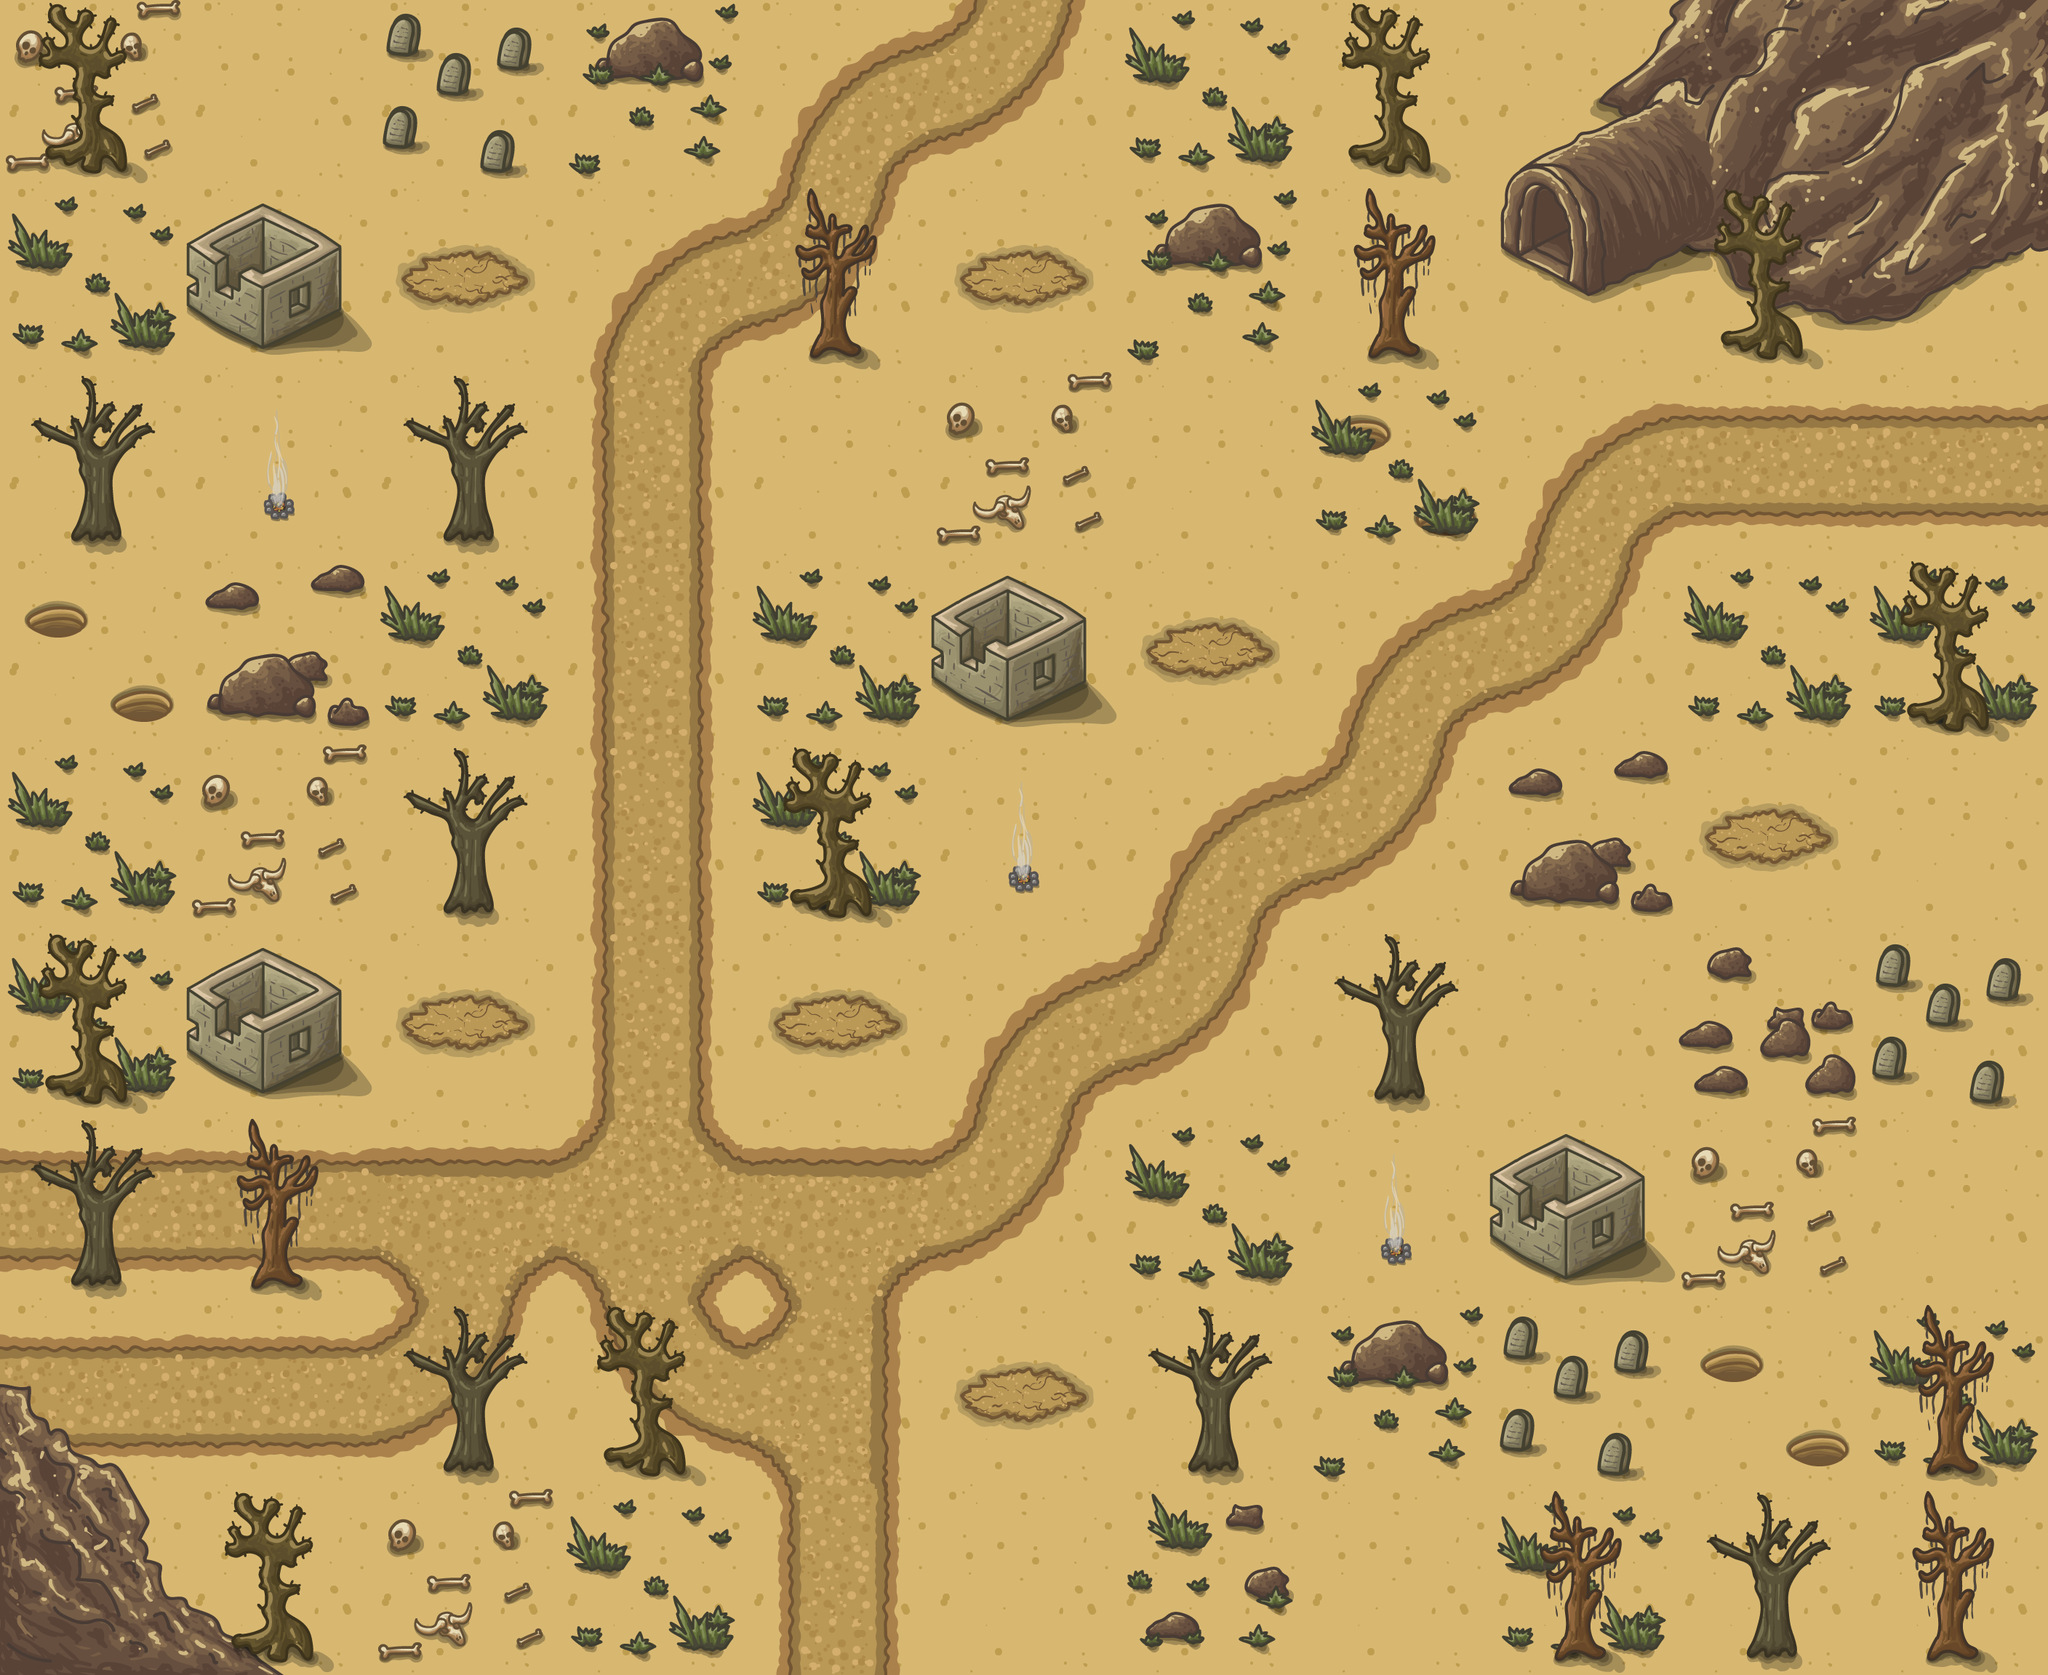

A level layout from a 2D game, rendered from its tile map. Below: a short description, then the map file with its tile-grid data intact:
An orthogonal 11x9 tile map with 256x256 px tiles, 6 tile layers (bg, road, mountains, obj, ...).

<map version="1.5" tiledversion="1.7.2" orientation="orthogonal" renderorder="right-down" width="11" height="9" tilewidth="256" tileheight="256" infinite="0" nextlayerid="8" nextobjectid="1">
 <tileset firstgid="1" name="tail" tilewidth="256" tileheight="256" tilecount="40" columns="0">
  <grid orientation="orthogonal" width="1" height="1" />
  <tile id="0">
   <image width="256" height="256" source="../PNG/tail_1/1.png" />
  </tile>
  <tile id="1">
   <image width="256" height="256" source="../PNG/tail_1/2.png" />
  </tile>
  <tile id="2">
   <image width="256" height="256" source="../PNG/tail_1/3.png" />
  </tile>
  <tile id="3">
   <image width="256" height="256" source="../PNG/tail_1/4.png" />
  </tile>
  <tile id="4">
   <image width="256" height="256" source="../PNG/tail_1/5.png" />
  </tile>
  <tile id="5">
   <image width="256" height="256" source="../PNG/tail_1/6.png" />
  </tile>
  <tile id="6">
   <image width="256" height="256" source="../PNG/tail_1/7.png" />
  </tile>
  <tile id="7">
   <image width="256" height="256" source="../PNG/tail_1/8.png" />
  </tile>
  <tile id="8">
   <image width="256" height="256" source="../PNG/tail_1/9.png" />
  </tile>
  <tile id="9">
   <image width="256" height="256" source="../PNG/tail_1/10.png" />
  </tile>
  <tile id="10">
   <image width="256" height="256" source="../PNG/tail_1/11.png" />
  </tile>
  <tile id="11">
   <image width="256" height="256" source="../PNG/tail_1/12.png" />
  </tile>
  <tile id="12">
   <image width="256" height="256" source="../PNG/tail_1/13.png" />
  </tile>
  <tile id="13">
   <image width="256" height="256" source="../PNG/tail_1/14.png" />
  </tile>
  <tile id="14">
   <image width="256" height="256" source="../PNG/tail_1/15.png" />
  </tile>
  <tile id="15">
   <image width="256" height="256" source="../PNG/tail_1/16.png" />
  </tile>
  <tile id="16">
   <image width="256" height="256" source="../PNG/tail_1/17.png" />
  </tile>
  <tile id="17">
   <image width="256" height="256" source="../PNG/tail_1/18.png" />
  </tile>
  <tile id="18">
   <image width="256" height="256" source="../PNG/tail_1/19.png" />
  </tile>
  <tile id="19">
   <image width="256" height="256" source="../PNG/tail_1/20.png" />
  </tile>
  <tile id="20">
   <image width="256" height="256" source="../PNG/tail_1/21.png" />
  </tile>
  <tile id="21">
   <image width="256" height="256" source="../PNG/tail_1/22.png" />
  </tile>
  <tile id="22">
   <image width="256" height="256" source="../PNG/tail_1/23.png" />
  </tile>
  <tile id="23">
   <image width="256" height="256" source="../PNG/tail_1/24.png" />
  </tile>
  <tile id="24">
   <image width="256" height="256" source="../PNG/tail_1/25.png" />
  </tile>
  <tile id="25">
   <image width="256" height="256" source="../PNG/tail_1/26.png" />
  </tile>
  <tile id="26">
   <image width="256" height="256" source="../PNG/tail_1/27.png" />
  </tile>
  <tile id="27">
   <image width="256" height="256" source="../PNG/tail_1/28.png" />
  </tile>
  <tile id="28">
   <image width="256" height="256" source="../PNG/tail_1/29.png" />
  </tile>
  <tile id="29">
   <image width="256" height="256" source="../PNG/tail_1/30.png" />
  </tile>
  <tile id="30">
   <image width="256" height="256" source="../PNG/tail_1/31.png" />
  </tile>
  <tile id="31">
   <image width="256" height="256" source="../PNG/tail_1/32.png" />
  </tile>
  <tile id="32">
   <image width="256" height="256" source="../PNG/tail_1/33.png" />
  </tile>
  <tile id="33">
   <image width="256" height="256" source="../PNG/tail_1/34.png" />
  </tile>
  <tile id="34">
   <image width="256" height="256" source="../PNG/tail_1/35.png" />
  </tile>
  <tile id="35">
   <image width="256" height="256" source="../PNG/tail_1/36.png" />
  </tile>
  <tile id="36">
   <image width="256" height="256" source="../PNG/tail_1/37.png" />
  </tile>
  <tile id="37">
   <image width="256" height="256" source="../PNG/tail_1/38.png" />
  </tile>
  <tile id="38">
   <image width="256" height="256" source="../PNG/tail_1/39.png" />
  </tile>
  <tile id="39">
   <image width="256" height="256" source="../PNG/tail_1/40.png" />
  </tile>
 </tileset>
 <layer id="4" name="bg" width="11" height="9">
  <data encoding="csv">
13,13,13,13,13,13,13,13,13,13,13,
13,13,13,13,13,13,13,13,13,13,13,
13,13,13,13,13,13,13,13,13,13,13,
13,13,13,13,13,13,13,13,13,13,13,
13,13,13,13,13,13,13,13,13,13,13,
13,13,13,13,13,13,13,13,13,13,13,
13,13,13,13,13,13,13,13,13,13,13,
13,13,13,13,13,13,13,13,13,13,13,
13,13,13,13,13,13,13,13,13,13,13
</data>
 </layer>
 <layer id="1" name="road" width="11" height="9">
  <data encoding="csv">
0,0,0,0,1,4,0,0,0,0,0,
0,0,14,1,4,14,0,0,0,0,0,
0,0,0,5,0,0,0,0,1,6,6,
0,0,0,5,0,0,14,1,4,0,0,
0,0,0,5,0,0,1,4,0,14,0,
0,0,14,5,14,1,4,0,0,0,0,
6,6,7,8,7,4,0,0,0,0,0,
6,6,4,3,2684354567,14,0,0,0,0,0,
0,0,0,0,5,0,0,0,0,0,0
</data>
 </layer>
 <layer id="3" name="mountains" width="11" height="9">
  <data encoding="csv">
0,0,0,0,0,0,0,0,25,26,28,
0,0,0,0,0,0,0,0,24,27,29,
0,0,0,0,0,0,0,0,0,0,0,
0,0,0,0,0,0,0,0,0,0,0,
0,0,0,0,0,0,0,0,0,0,0,
0,0,0,0,0,0,0,0,0,0,0,
0,0,0,0,0,0,0,0,0,0,0,
21,0,0,0,0,0,0,0,0,0,0,
20,22,0,0,0,0,0,0,0,0,0
</data>
 </layer>
 <layer id="5" name="obj" width="11" height="9">
  <data encoding="csv">
36,0,37,0,0,0,0,0,0,0,0,
0,16,0,0,0,0,0,0,0,0,0,
0,17,0,0,0,36,0,23,0,0,0,
23,0,0,0,0,16,0,0,0,0,0,
0,36,0,0,0,17,0,0,0,0,0,
0,16,0,0,0,0,0,0,0,0,37,
0,0,0,0,0,0,0,17,16,36,0,
0,0,0,0,0,0,0,0,37,23,0,
0,0,36,0,0,0,0,0,0,0,0
</data>
 </layer>
 <layer id="7" name="stone/bush" width="11" height="9">
  <data encoding="csv">
0,0,0,34,0,0,35,0,0,0,0,
35,0,0,0,0,0,34,0,0,0,0,
0,0,0,0,0,0,0,35,0,0,0,
0,31,35,0,35,0,0,0,0,35,35,
35,0,0,0,35,0,0,0,31,0,0,
35,0,0,0,0,0,0,0,0,32,0,
0,0,0,0,0,0,35,0,0,0,0,
0,0,0,0,0,0,0,34,0,0,35,
0,0,0,35,0,0,33,0,35,0,0
</data>
 </layer>
 <layer id="6" name="tree" width="11" height="9">
  <data encoding="csv">
39,0,0,0,0,0,0,39,0,0,0,
0,0,0,0,40,0,0,40,0,39,0,
38,0,38,0,0,0,0,0,0,0,0,
0,0,0,0,0,0,0,0,0,0,39,
0,0,38,0,39,0,0,0,0,0,0,
39,0,0,0,0,0,0,38,0,0,0,
38,40,0,0,0,0,0,0,0,0,0,
0,0,38,39,0,0,38,0,0,0,40,
0,39,0,0,0,0,0,0,40,38,40
</data>
 </layer>
</map>